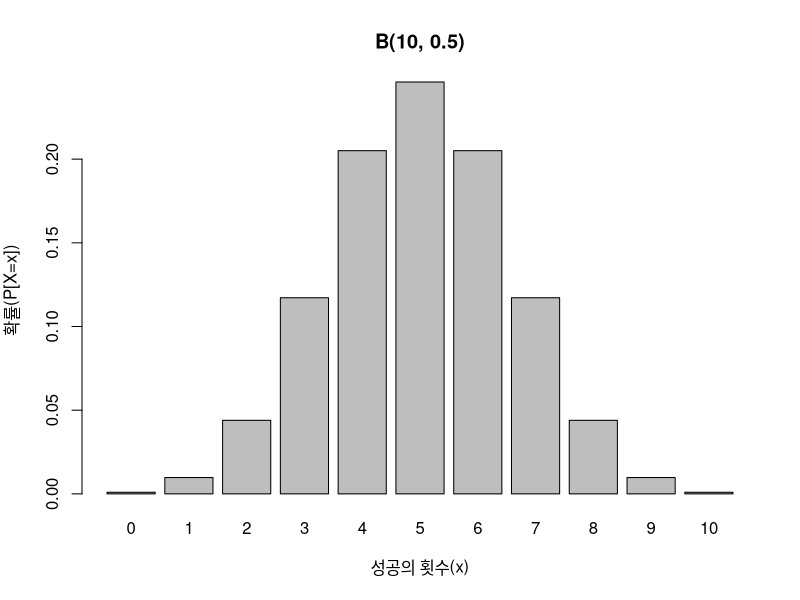
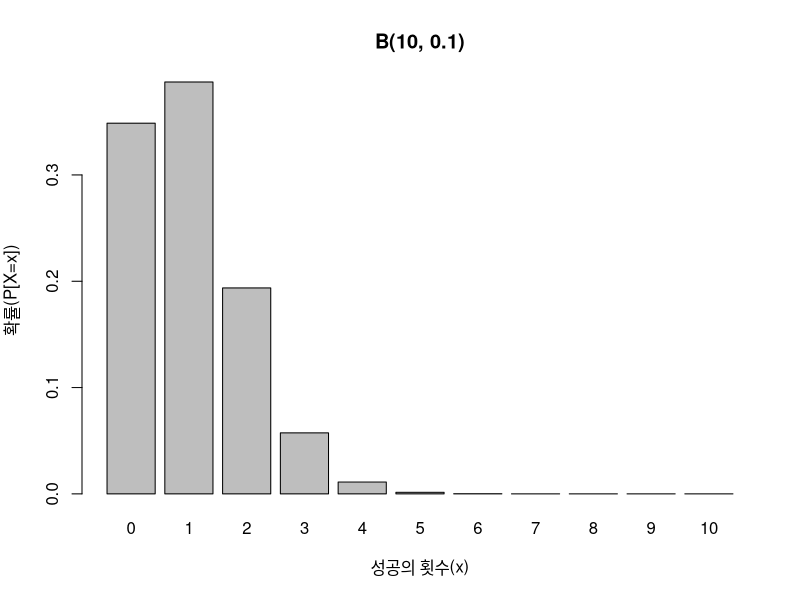
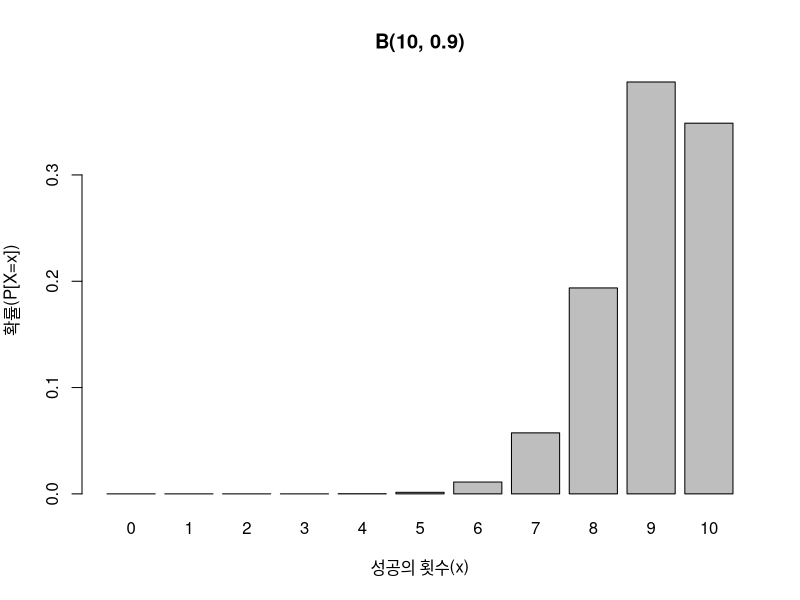
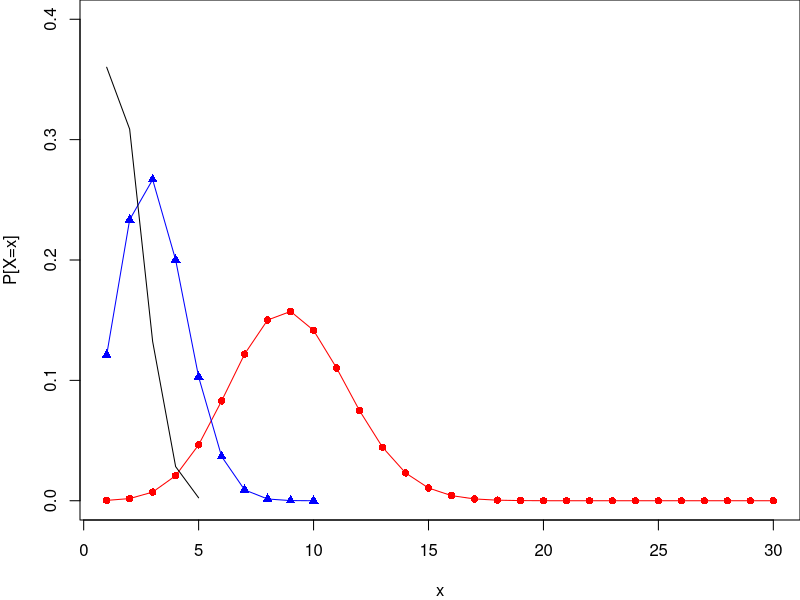
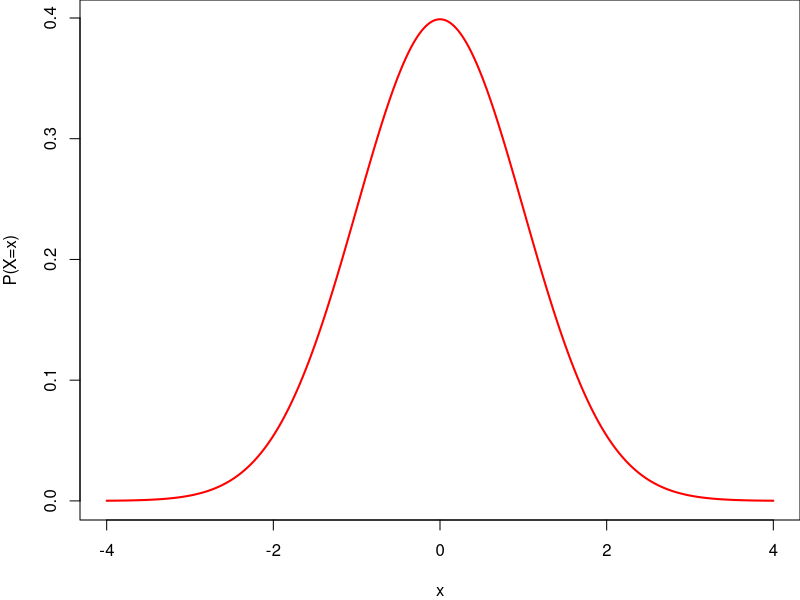
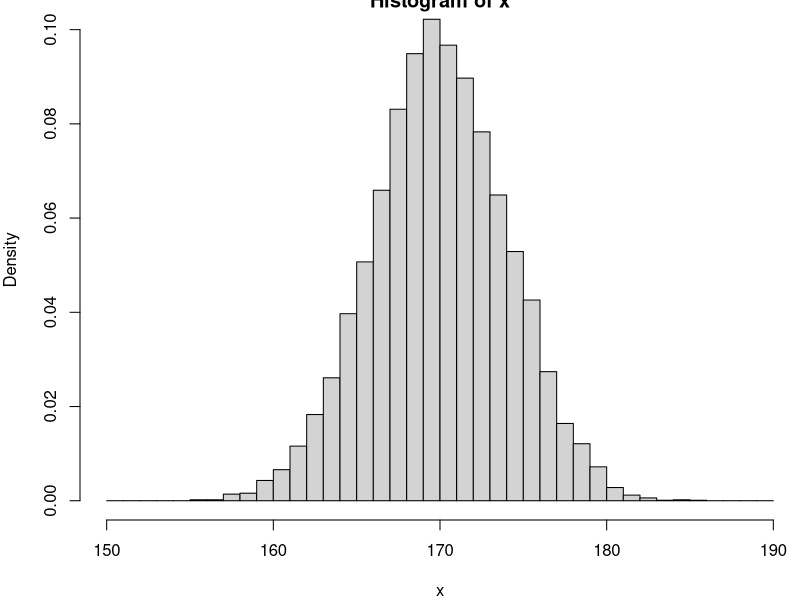
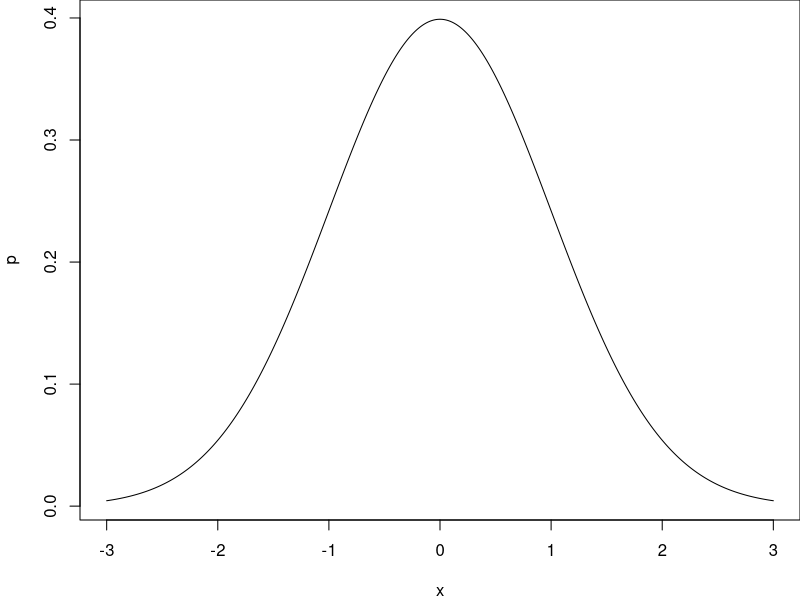
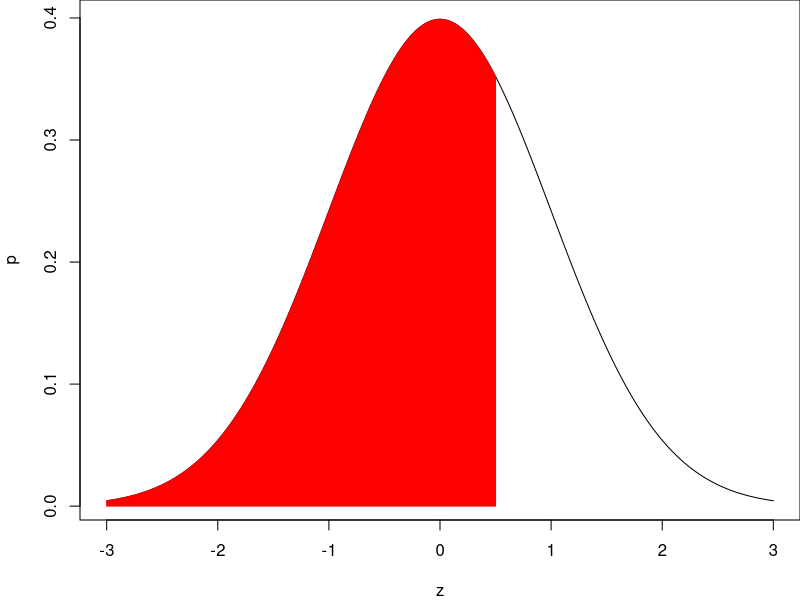

Reproduce these figures in R, in order.
# 그래프 그리기

# 그림 3.7 ~ 3.9
n <- 10
x <- 0:n

p <- 0.5
px <- dbinom(x, size=n, prob=p)

barplot(px, names=x, xlab="성공의 횟수(x)",
        ylab="확률(P[X=x])", main="B(10, 0.5)")

p <- 0.1 #왼쪽으로 치우침
px <- dbinom(x, size=n, prob=p)
barplot(px, names=x, xlab="성공의 횟수(x)",
        ylab="확률(P[X=x])", main="B(10, 0.1)")

p <- 0.9 #오른쪽으로 치우침 
px <- dbinom(x, size=n, prob=p)
barplot(px, names=x, xlab="성공의 횟수(x)",
        ylab="확률(P[X=x])", main="B(10, 0.9)")

# 그림 3.11
n1 <- 5
n2 <- 10
n3 <- 30
p <- 0.3

x3 <- 1:n3
x2 <- 1:n2
x1 <- 1:n1

b3 <- dbinom(x3, size=n3, prob=p)
b2 <- dbinom(x2, size=n2, prob=p)
b1 <- dbinom(x1, size=n1, prob=p)

par(mar=c(4,4,0,0))
plot(x3, b3, type="l", ylim=c(0, 0.4), col="red",
     main="", xlab="x", ylab="P[X=x]")
points(x3, b3, pch=16, col="red")
lines(x2, b2, col="blue")
points(x2, b2, pch=17, col="blue")
lines(x1, b1, col="black")

#그림 3.12
x <- seq(-4, 4, by=0.01)
p <- dnorm(x, mean=0, sd=1)
#par(mar=c(4,4,0,0))
plot(x, p, type="l",  xlab="x", ylab="P(X=x)", lwd=2, col="red")

# 그림 3.13
set.seed(1)
x <- rnorm(10000, mean=170, sd=4)
hist(x, breaks=seq(150, 190, 1), right=F, freq=F)

x <- seq(-3, 3, by=0.01)
p <- dnorm(x, mean=0, sd=1)
plot(x, p, type="l")

(x.1 <- seq(-3, 0.5, length=500))
(p.1 <- dnorm(x.1, mean=0, sd=1))
(x.2 <- rep(x.1, each=2))
(p.2 <- rep(NA, 1000))
for(i in 1:1000) {
  if(i %% 2 == 0) {
    p.2[i] <- 0   
  } else {
    p.2[i] <- p.1[((i-1)/2)+1]
  }
}

plot(x, p, xlab="z", type="l")
lines(x.2, p.2, col="red")

# 표준정규분포 그림
z <- seq(-3, 3, by=0.001)
z.p <- dnorm(z)

# 그림 3-16
plot(z, z.p, axes=F, type="l", 
     main="표준정규분포 (90%)", ylab="", ylim=c(-0.04, 0.4))
axis(1)
lines(c(-3, 3), c(0, 0))
points(-1.645, -0.02, pch=17, col="red")
text(-1.645, -0.035, "-1.645", col="red")
points(1.645, -0.02, pch=17, col="red")
text(1.645, -0.035, "1.645", col="red")

s <- seq(-1.645, 1.645, by=0.001)
s.z <- dnorm(s, mean=0, sd=1)
s <- c(-1.645, s, 1.645)
s.z <- c(0, s.z, 0)

polygon(s, s.z, density=10, col="red")


# 그림 3-17
plot(z, z.p, axes=F, type="l", 
     main="표준정규분포 (95%)", ylab="", ylim=c(-0.04, 0.4))
axis(1)

lines(c(-3, 3), c(0, 0))
points(-1.96, -0.02, pch=17, col="red")
text(-1.96, -0.035, "-1.96", col="red")
points(1.96, -0.02, pch=17, col="red")
text(1.96, -0.035, "1.96", col="red")

